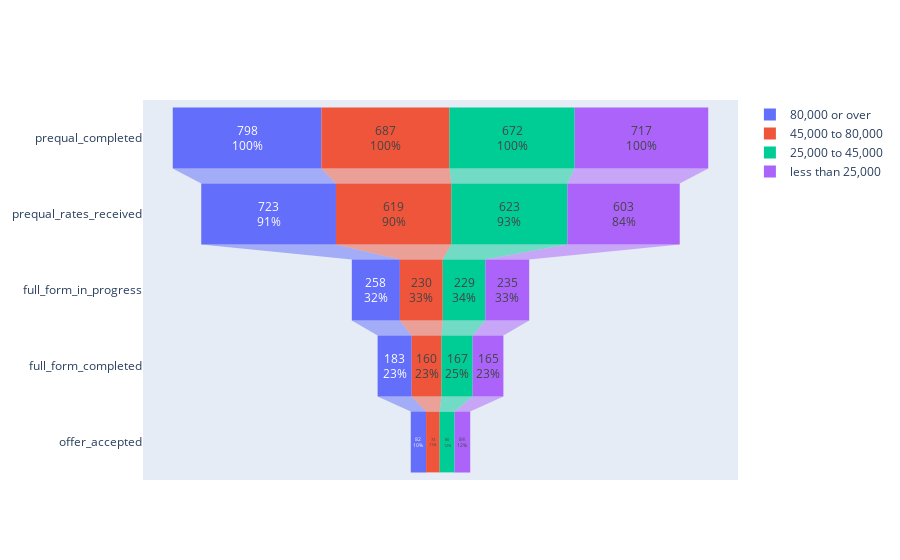

Notebook cell for this chart:
### Code cell
'''

Plot Setup: High Fico and Loan Amount

'''


from plotly import graph_objects as go

fig = go.Figure()

fig.add_trace(go.Funnel(
    name = '80,000 or over',
    y = ['prequal_completed','prequal_rates_received','full_form_in_progress','full_form_completed','offer_accepted'],
    x = loan_amount_over_80k[0],
    textinfo = "value+percent initial"))

fig.add_trace(go.Funnel(
    name = '45,000 to 80,000',
    orientation = "h",
    y = ['prequal_completed','prequal_rates_received','full_form_in_progress','full_form_completed','offer_accepted'],
    x = loan_amount_45k_to_80k[0],
    textposition = "inside",
    textinfo = "value+percent initial"))

fig.add_trace(go.Funnel(
    name = '25,000 to 45,000',
    orientation = "h",
    y = ['prequal_completed','prequal_rates_received','full_form_in_progress','full_form_completed','offer_accepted'],
    x = loan_amount_25k_to_45k[0],
    textposition = "inside",
    textinfo = "value+percent initial"))


fig.add_trace(go.Funnel(
    name = 'less than 25,000',
    orientation = "h",
    y = ['prequal_completed','prequal_rates_received','full_form_in_progress','full_form_completed','offer_accepted'],
    x = loan_amount_less_than_25k[0],
    textposition = "inside",
    textinfo = "value+percent initial"))


with open('p_graph.html', 'a') as f:
    f.write(fig.to_html(full_html=False, include_plotlyjs='cdn'))
fig.show()

### Figure 1 — Plotly figure (JSON) as saved in the notebook; plotly's stock layout.template omitted (floating-point values rounded to 4 significant figures)
{"data": [{"name": "80,000 or over", "textinfo": "value+percent initial", "type": "funnel", "x": [798, 723, 258, 183, 82], "y": ["prequal_completed", "prequal_rates_received", "full_form_in_progress", "full_form_completed", "offer_accepted"]}, {"name": "45,000 to 80,000", "orientation": "h", "textinfo": "value+percent initial", "textposition": "inside", "type": "funnel", "x": [687, 619, 230, 160, 73], "y": ["prequal_completed", "prequal_rates_received", "full_form_in_progress", "full_form_completed", "offer_accepted"]}, {"name": "25,000 to 45,000", "orientation": "h", "textinfo": "value+percent initial", "textposition": "inside", "type": "funnel", "x": [672, 623, 229, 167, 80], "y": ["prequal_completed", "prequal_rates_received", "full_form_in_progress", "full_form_completed", "offer_accepted"]}, {"name": "less than 25,000", "orientation": "h", "textinfo": "value+percent initial", "textposition": "inside", "type": "funnel", "x": [717, 603, 235, 165, 84], "y": ["prequal_completed", "prequal_rates_received", "full_form_in_progress", "full_form_completed", "offer_accepted"]}], "layout": {}}
